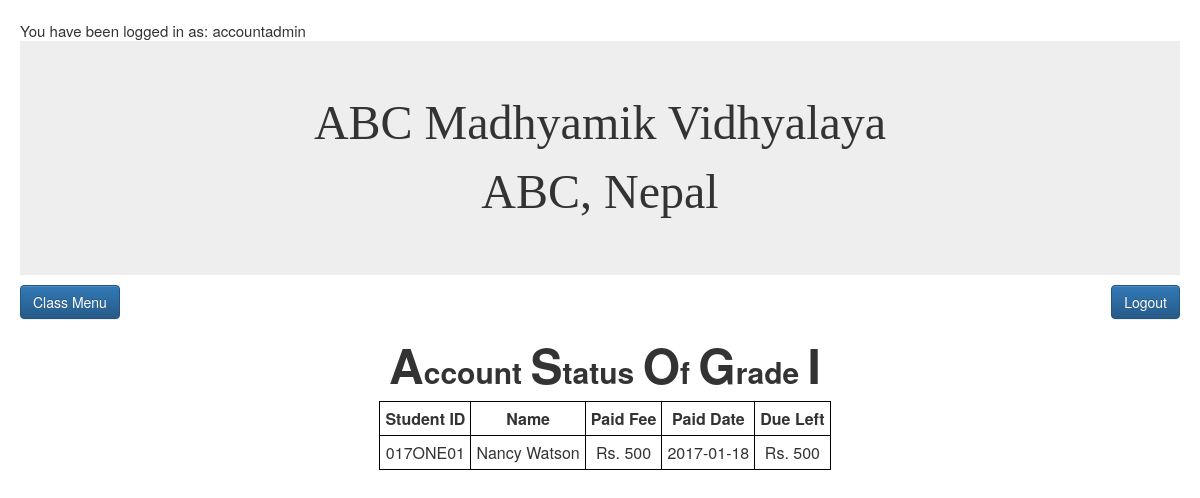
Screenshot of /acci.php (signed in) with the database file from the repository.
### tables this page shows
CREATE TABLE `payment_status` (
  `student_id` varchar(15) NOT NULL,
  `paid` int(11) NOT NULL,
  `paid_date` date NOT NULL,
  `dueleft` int(11) DEFAULT NULL
);

CREATE TABLE `studentinfo` (
  `student_id` varchar(15) NOT NULL,
  `fname` varchar(30) NOT NULL,
  `mname` varchar(30) DEFAULT NULL,
  `lname` varchar(30) NOT NULL,
  `gender` enum('M','F') NOT NULL,
  `dobad` date NOT NULL,
  `dobbs` date NOT NULL,
  `doa` date NOT NULL,
  `email` varchar(30) NOT NULL,
  `adgrade` varchar(15) NOT NULL,
  `rollno` int(11) NOT NULL,
  `address_temp_street` varchar(30) DEFAULT NULL,
  `address_temp_ward` int(11) DEFAULT NULL,
  `address_temp_vdcmun` varchar(30) DEFAULT NULL,
  `address_temp_district` varchar(20) DEFAULT NULL,
  `address_temp_zone` varchar(20) DEFAULT NULL,
  `address_temp_country` varchar(20) DEFAULT NULL,
  `address_per_street` varchar(20) NOT NULL,
  `address_per_ward` int(11) NOT NULL,
  `address_per_vdcmun` varchar(20) NOT NULL,
  `address_per_district` varchar(20) NOT NULL,
  `address_per_zone` varchar(20) NOT NULL,
  `address_per_country` varchar(20) NOT NULL
);

### acci.php (the view, shortened to what this page needs)
<?php
include_once('control.php');
?><html>
<head>
<link rel="stylesheet" href="bootstrap-3.3.7-dist/css/bootstrap.min.css"/>
<link rel="stylesheet" href="bootstrap-3.3.7-dist/css/bootstrap-theme.min.css">
<link id="theme-style" rel="stylesheet" href="css/style.css">
</head>
<body>
<div class="jumbotron"><center><font face="Analecta" size="13">ABC Madhyamik Vidhyalaya</font><br><font face="Analecta" size="10">ABC, Nepal</font></center></div>
<a href="accountview.php" class="btn btn-primary" role="button" target="_top">Class Menu</a>
<a href="logout.php" class="btn btn-primary pull-right" role="button"  target="_top">Logout</a>
<div class="container">
<h2 style="text-align: center;"><font size="16">A</font>ccount <font size="16">S</font>tatus <font size="16">O</font>f <font size="16">G</font>rade <font size="16">I</font></h2>
<?php
$qry="SELECT * FROM studentinfo INNER JOIN payment_status ON studentinfo.student_id = payment_status.student_id WHERE studentinfo.adgrade=1 ";
$result = mysqli_query($db,$qry);
if ($result->num_rows> 0) {
         echo "<center><table><tr><th>Student ID</th><th>Name</th><th>Paid Fee</th><th>Paid Date</th><th>Due Left</th></tr>";
     while($row =  $result->fetch_assoc()) {
         echo "<tr><td>". $row["student_id"]. "</td><td>" .$row["fname"]. " " . $row["mname"]. " " . $row["lname"] . "</td><td>"."Rs. ".$row["paid"]. "</td><td>".$row["paid_date"]. "</td><td>"."Rs. ".$row["dueleft"]."</td></tr>";
     }
        echo "</table></center>";
} else {
     echo "0 results";
}
?>

### css/style.css (style rules this page uses)
html, body { position: relative; height: 100%; font-size: 15px; padding: 10px; -webkit-font-smoothing: antialiased; -moz-osx-font-smoothing: grayscale; }
h1,h2,h3,h4,h5,h6 { font-weight: 700; }
a { color: #CB4335; -webkit-transition: all 0.4s ease-in-out; -moz-transition: all 0.4s ease-in-out; -ms-transition: all 0.4s ease-in-out; -o-transition: all 0.4s ease-in-out; }
.jumbotron { margin-bottom: 10px; }

### acci.php (style rules this page uses)
table, th, td { border: 1px solid black; text-align: center; padding: 5px; }

### rows the page displays
payment_status: student_id "017ONE01", studentinfo.fname "Nancy", studentinfo.lname "Watson", paid "500", paid_date "2017-01-18", dueleft "500"

### other values shown
$_SESSION["CurrentUser"] "accountadmin"
